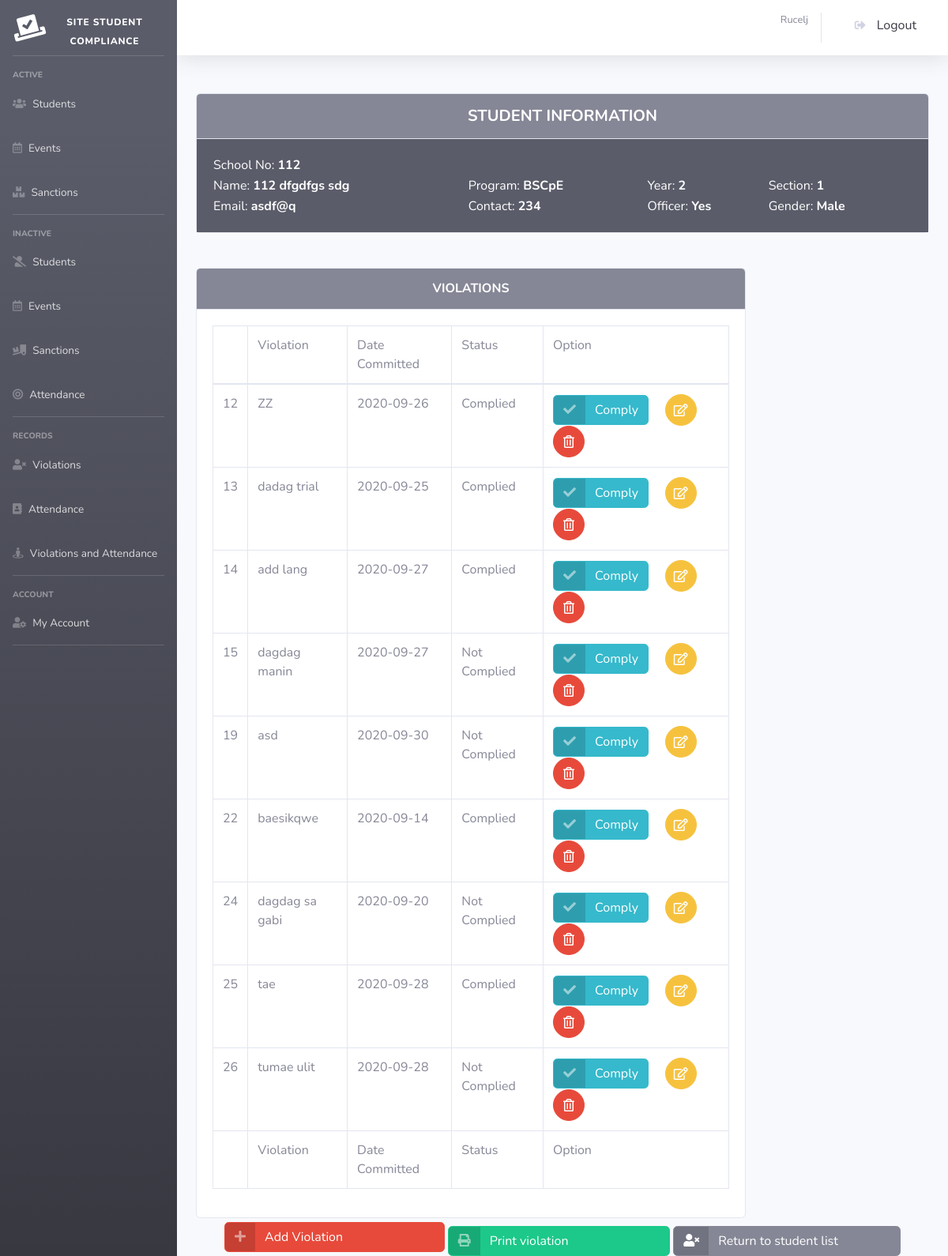
/violation_view.php?id=112 (signed in), run on the app's committed database.
### tables this page shows
CREATE TABLE `students` (
  `id` varchar(11) NOT NULL,
  `year_level` int(11) NOT NULL,
  `section` text NOT NULL,
  `program` text NOT NULL,
  `firstname` text NOT NULL,
  `middlename` text NOT NULL,
  `lastname` text NOT NULL,
  `email` text NOT NULL,
  `contact` text NOT NULL,
  `officer` text NOT NULL,
  `gender` text NOT NULL,
  `status` int(11) NOT NULL
);

CREATE TABLE `violations` (
  `vio_id` int(11) NOT NULL,
  `committer_id` text NOT NULL,
  `description` text NOT NULL,
  `date_committed` text NOT NULL,
  `compliance` int(11) NOT NULL
);

### perfect_function.php (called while the page is built, shortened)
<?php
function getConnection()
{
	$servername = "localhost";
	$username = "root";
	$password = "";
	$dbname = "xx";
	$conn = new mysqli($servername, $username, $password, $dbname);
	return $conn;
}
function get_where($table_name, $id)
{
	$conn = getConnection();
	$sql = "SELECT * FROM $table_name where id=$id";
	$result = $conn->query($sql);
	return $result;
}
function get_where_custom($table_name, $column, $value)
{
	$conn = getConnection();
	$sql = "SELECT * FROM $table_name where ".$column."='".$value."'";
	$result = $conn->query($sql);
	return $result;
}
?>

### violation_view.php (the view, shortened to what this page needs)
<?php
include "header.php";
include "perfect_function.php";
?>
<div align=center>
<br>
    <div class="card w-100">
                <div class="card-header py-3 bg-secondary">
                <h5 class="m-0 font-weight-bold text-white">STUDENT INFORMATION</h5>
                </div>
                <div class="card-body bg-dark">
                <div class="table-responsive">
                    <table class="" id="dataTable" width="100%" cellspacing="0" style="color: #fff;">
        <tbody>
    <?php
        $table_name="students";
        if (isset($_SESSION['committer_id'])){
            $id=$_SESSION['committer_id'];
        } else {
            $id = $_GET['id'];
        }
        $user_data=get_where($table_name, $id);
        foreach ($user_data as $key => $row) {
            $id=$row['id'];
            $name=$row['firstname'] ." ". $row['middlename'] ." ". $row['lastname'];
            $program=$row['program'];
            $year_level=$row['year_level'];
                if ($year_level==1){
                    $year_level="1";
                } elseif ($year_level==2){
                    $year_level="2";
                } elseif ($year_level==3){
                    $year_level="3";
                } elseif ($year_level==4){
                    $year_level="4";
                } else {
                    $year_level="5";
                }
            $section=$row['section'];
            $email=$row['email'];
            $contact=$row['contact'];
            $officer=$row['officer'];
            $gender=$row['gender'];
    ?>
    <tr>
    <td>School No: <b><?= $id ?></b></td>
    </tr>
    <tr>
        <td>Name: <b><?= $name ?></b></td>
        <td>Program: <b><?= $program ?></b></td>
        <td>Year: <b><?= $year_level ?></b></td>
        <td>Section: <b><?= $section ?></b></td>
    </tr>
    <tr>
        <td>Email: <b><?= $email ?></b></td>
        <td>Contact: <b><?= $contact ?></b></td>
        <td>Officer: <b><?= ucfirst(strtolower($officer)) ?></b></td>
        <td>Gender: <b><?= ucfirst(strtolower($gender)) ?></b></td>
    </tr>
        <?php   }   ?>
    </tbody>
</table>
</div>
</div>
</div>
<br>
<div class="card w-75" style="margin-top: 20px; float: left;">
                <div class="card-header py-3 bg-secondary">
                <h6 class="m-0 font-weight-bold text-white">VIOLATIONS</h6>
                </div>
                <div class="card-body">
                <div class="table-responsive">
                    <table class="table table-bordered" id="dataTable" width="100%" cellspacing="0">
        <thead>
        <tr>
            <td>&nbsp;</td>
            <td>Violation</td>
            <td>Date Committed</td>
            <td>Status</td>
            <td>Option</td>
        </tr>
        </thead>
        <tfoot>
        <tr>
            <td>&nbsp;</td>
            <td>Violation</td>
            <td>Date Committed</td>
            <td>Status</td>
            <td>Option</td>
        </tr>
        </tfoot>
        <tbody>
    <?php
        $table_name="violations";
        $column="committer_id";
        if (isset($_SESSION['committer_id'])){
            $value=$_SESSION['committer_id'];
        } else {
            $value = $_GET['id'];
        }
        $user_data=get_where_custom($table_name, $column, $value);
        foreach ($user_data as $key => $row) {
            $vio_id=$row['vio_id'];
            $description=$row['description'];
            $date_committed=$row['date_committed'];
            $compliance=$row['compliance'];
                if ($compliance==0){
                    $compliance="Not Complied";
                } else {
                    $compliance="Complied";
                }
    ?>
    <tr>
        <td><?= $vio_id ?></td>
        <td><?= $description ?></td>
        <td><?= $date_committed ?></td>
        <td><?= $compliance ?></td>
        <td>
        <?php if ($compliance="Not Complied"){
            ?>
            <a href="violation_comply.php?id=<?= $vio_id?>" class="btn btn-info btn-icon-split">
            <span class="icon text-white-50">
                <i class="fas fa-check"></i>
            </span>
            <span class="text">
                Comply
            </span>
            </a>
        <?php }
            ?>
            <a href="violation_edit.php?id=<?= $vio_id?>&id2=<?= $id?>" class="btn btn-warning btn-circle btn-md">
            <i class="far fa-edit"></i>
            </a>
        <a href="violation_delete.php?id=<?= $id?>&id2=<?= $vio_id?>" class="btn btn-danger btn-circle btn-md">
            <i class="far fa-trash-alt"></i>
            </a>
        </td>
    </tr>
        <?php    }   ?>
    </tbody>
</table>
</div>
</div>
</div>
<div class="" style="margin-top: 23px;">
<a href="violation_add.php?id=<?= $id?>" class="btn btn-danger btn-icon-split">
        <span class="icon text-white-50">
            <i class="fas fa-plus"></i>
        </span>
        <span class="text">
            Add Violation
            &nbsp;&nbsp;&nbsp;&nbsp;&nbsp;&nbsp;&nbsp;&nbsp;
            &nbsp;&nbsp;&nbsp;&nbsp;&nbsp;&nbsp;&nbsp;&nbsp;
            &nbsp;&nbsp;&nbsp;&nbsp;&nbsp;&nbsp;&nbsp;&nbsp;&nbsp;
        </span>
        </a>
<a href="violation_view_print.php?id=<?= $id?>" target="_blank" class="btn btn-success btn-icon-split" style="margin-top: 10px;">
        <span class="icon text-white-50">
            <i class="fas fa-print"></i>
        </span>
        <span class="text">
            Print violation
            &nbsp;&nbsp;&nbsp;&nbsp;&nbsp;&nbsp;&nbsp;&nbsp;
            &nbsp;&nbsp;&nbsp;&nbsp;&nbsp;&nbsp;&nbsp;&nbsp;
            &nbsp;&nbsp;&nbsp;&nbsp;&nbsp;&nbsp;&nbsp;&nbsp;&nbsp;
        </span>
        </a>
<a href="violation_active_manage.php" class="btn btn-secondary btn-icon-split" style="margin-top: 10px;">
        <span class="icon text-dark-50">
            <i class="fas fa-user-times"></i>
        </span>
        <span class="text">
            Return to student list
            &nbsp;&nbsp;&nbsp;&nbsp;&nbsp;&nbsp;&nbsp;&nbsp;
            &nbsp;&nbsp;&nbsp;&nbsp;&nbsp;&nbsp;
        </span>
        </a>
</div>
</div>

### data on the page
students: id "112", name "112 dfgdfgs sdg", program "BSCpE", year_level "2", section "1", email "asdf@q", contact "234", officer "Yes", gender "Male"
violations: vio_id "12", description "ZZ", date_committed "2020-09-26", compliance "Complied"
violations: vio_id "13", description "dadag trial", date_committed "2020-09-25", compliance "Complied"
violations: vio_id "14", description "add lang", date_committed "2020-09-27", compliance "Complied"
violations: vio_id "15", description "dagdag manin", date_committed "2020-09-27", compliance "Not Complied"
violations: vio_id "19", description "asd", date_committed "2020-09-30", compliance "Not Complied"
violations: vio_id "22", description "baesikqwe", date_committed "2020-09-14", compliance "Complied"
violations: vio_id "24", description "dagdag sa gabi", date_committed "2020-09-20", compliance "Not Complied"
violations: vio_id "25", description "tae", date_committed "2020-09-28", compliance "Complied"
violations: vio_id "26", description "tumae ulit", date_committed "2020-09-28", compliance "Not Complied"

### other printed values
$_SESSION['firstlast'] "Rucelj"
